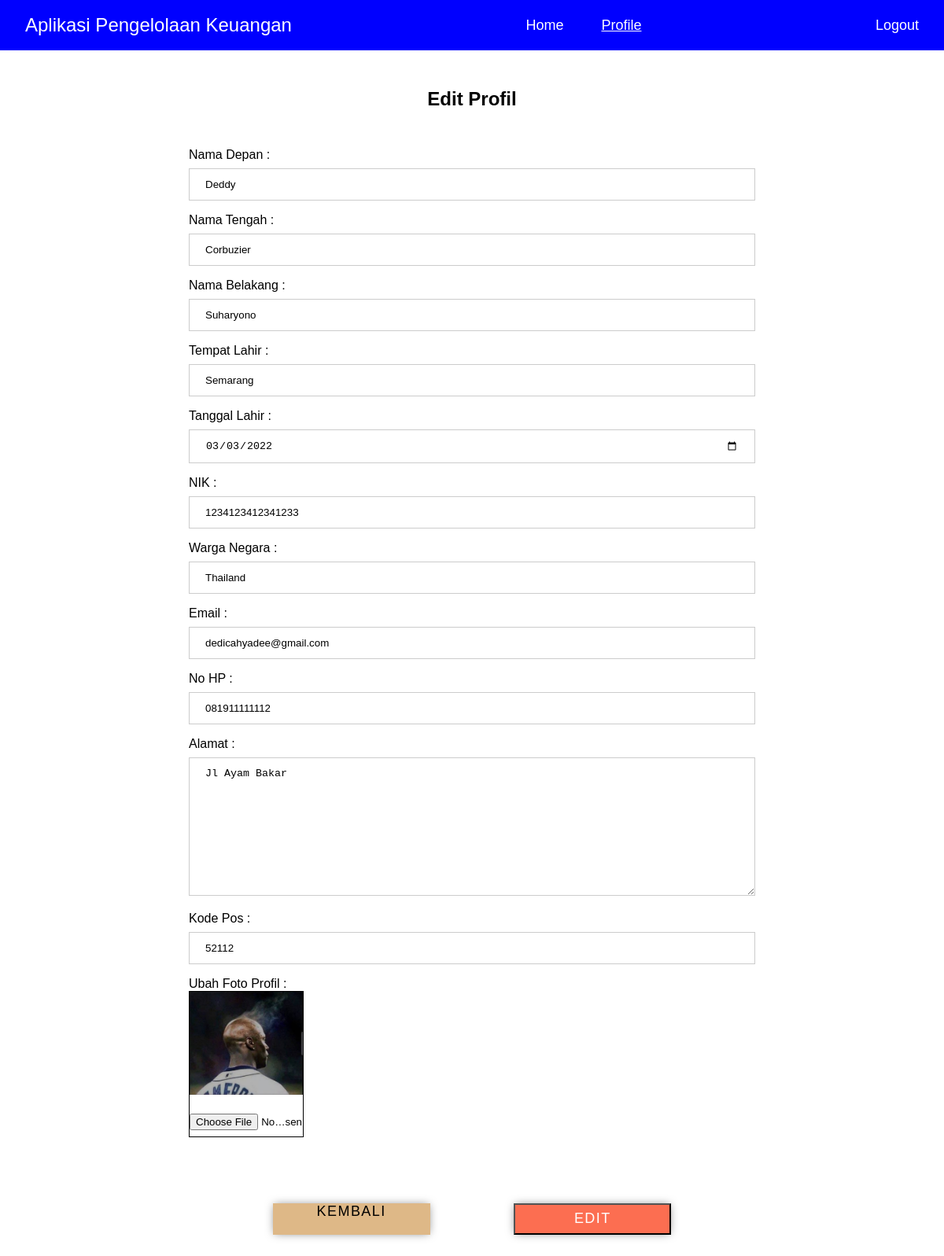
/edit.php (signed in), run on the app's committed database.
### tables this page shows
CREATE TABLE `user` (
  `nik` char(16) DEFAULT NULL,
  `namaDepan` varchar(32) DEFAULT NULL,
  `namaTengah` varchar(32) DEFAULT NULL,
  `namaBelakang` varchar(32) DEFAULT NULL,
  `tempatLahir` varchar(32) DEFAULT NULL,
  `tanggalLahir` date DEFAULT NULL,
  `wargaNegara` varchar(32) DEFAULT NULL,
  `email` varchar(32) DEFAULT NULL,
  `noHp` varchar(16) DEFAULT NULL,
  `alamat` text DEFAULT NULL,
  `kodePos` int(5) DEFAULT NULL,
  `fotoProfil` varchar(128) DEFAULT NULL,
  `username` varchar(32) NOT NULL,
  `password` varchar(32) DEFAULT NULL
);

### edit.php (the view, shortened to what this page needs)
<?php
    include("config.php");
    $str_query = "select * from user where username = '".$_SESSION['accountKey']."'";
    $query = mysqli_query($connection, $str_query);
    $row = mysqli_fetch_array($query);
?>
<!DOCTYPE html>
<html lang="en">
<head>
    <link rel="stylesheet" href="style.css">
</head>
<body>
    <div class="navbar">
        <div class="appName">
            Aplikasi Pengelolaan Keuangan
        </div>
        <div class="direct">
            <div class="homeDirect">
                <a href="home.php">Home</a>
            </div>
            <div class="profile">
            <a href="profile.php">Profile</a>
            </div>
        </div>
        <div class="logout">
            <a href="logout.php">Logout</a>
        </div>
    </div>
    <div class="profileEdit">
        <div class="headerEdit">
            <h2>Edit Profil</h2>
        </div>
    </div>
    <div class="editForm">
        <form action="prosesEdit.php" method="post" enctype="multipart/form-data">
            <div class="editContent">
                Nama Depan :
                <input type="text" name="namaDepan" value="<?php echo $row['namaDepan']; ?>">
            </div>
            <div class="editContent">
                Nama Tengah :
                <input type="text" name="namaTengah" value="<?php echo $row['namaTengah']; ?>">
            </div>
            <div class="editContent">
                <p>Nama Belakang : </p>
                <input type="text" name="namaBelakang" value="<?php echo $row['namaBelakang']; ?>">
            </div>
            <div class="editContent">
                <p>Tempat Lahir : </p>
                <input type="text" name="tempatLahir" value="<?php echo $row['tempatLahir']; ?>">
            </div>
            <div class="editContent">
                <p>Tanggal Lahir : </p>
                <input type="date" name="tanggalLahir" value="<?php echo $row['tanggalLahir']; ?>">
            </div>
            <div class="editContent">
                <p>NIK : </p>
                <input type="number" name="nik" value="<?php echo $row['nik']; ?>">
            </div>
            <div class="editContent">
                <p>Warga Negara : </p>
                <input type="text" name="wargaNegara" value="<?php echo $row['wargaNegara']; ?>">
            </div>
            <div class="editContent">
                <p>Email : </p>
                <input type="email" name="email" value="<?php echo $row['email']; ?>">
            </div>
            <div class="editContent">
                <p>No HP : </p>
                <input type="number" name="noHp" value="<?php echo $row['noHp']; ?>">
            </div>
            <div class="editContent">
                <p>Alamat : </p>
                <textarea name="alamat" id="" cols="30" rows="10"><?php echo $row['alamat']; ?></textarea>
            </div>
            <div class="editContent">
                <p>Kode Pos : </p>
                <input type="number" name="kodePos" value="<?php echo $row['kodePos']; ?>">
            </div>
            <div class="editContent">
                <p>Ubah Foto Profil : </p>
                <div class="editImage">
                    <img src="terupload/<?php echo $row['fotoProfil']; ?>" alt="fotoProfil" >
                    <input type="file" name="fotoProfil" accept="image/*">
                </div>
            </div>
            <br><br>
            <div class="buttonMenu">
                <div class="kembaliBtn">
                    <a href="profile.php">
                        Kembali
                    </a>
                </div>
                <div class="registerBtn">
                    <input type="submit" value="Edit" name="Edit">
                </div>
            </div>
        </form>
    </div>
</body>
</html>

### style.css (style rules this page uses)
* { margin: 0; padding: 0; }
body { font-family: sans-serif; }
.buttonMenu { padding-bottom: 5rem; }
.registerBtn input[type=submit] { width: 200px; height: 40px; box-shadow: 0px 0px 12px -2px rgba(0,0,0,0.5); background: #FC6E51; text-decoration: none; color: white; font-size: 18px; letter-spacing: .08em; text-transform: uppercase; position: relative; transition: background-color .6s ease; overflow: hidden; }
.buttonMenu { padding-top: 3rem; display: flex; flex-direction: row; margin-left: auto; margin-right: auto; justify-content: space-evenly; }
.kembaliBtn { width: 200px; height: 40px; box-shadow: 0px 0px 12px -2px rgba(0,0,0,0.5); background: burlywood; text-align: center; align-items: center; }
.kembaliBtn a { text-decoration: none; color: black; letter-spacing: .08em; text-transform: uppercase; font-size: 18px; }
.navbar { background-color: blue; height: 4rem; display: flex; flex-direction: row; justify-content: space-between; vertical-align:middle; align-items: center; text-align: center; }
.direct { display: flex; flex-direction: row; color: white; }
.appName { margin-left: 2rem; color: white; font-size: 24px; }
.logout a { color: white; text-decoration: none; padding-right: 2rem; font-size: 18px; }
.homeDirect a { color: white; font-size: 18px; text-decoration: none; }
.profile a { color: white; padding-left: 3rem; font-size: 18px; }
.profileEdit h2 { text-align: center; margin-top: 3rem; margin-bottom: 3rem; }
.editForm { justify-content: center; margin-left: 20%; margin-right: 20%; }
.editForm input[type=text], .editForm input[type=date], .editForm input[type=number], .editForm input[type=email], .editForm textarea { width: 100%; padding: 12px 20px; margin: 8px 0; display: inline-block; border: 1px solid #ccc; box-sizing: border-box; }
.editContent { margin-top: 0.5rem; }
.editForm input[type=file] { width: 100%; padding-top: 12px; margin: 8px 0; display: inline-block; box-sizing: border-box; }
.editImage { width: 20%; border: solid 1px black; }
.editImage img { width: 100%; }

### data on the page
user: namaDepan "Deddy", namaTengah "Corbuzier", namaBelakang "Suharyono", tempatLahir "Semarang", tanggalLahir "03/03/2022", nik "1234123412341233", wargaNegara "Thailand", email "dedicahyadee@gmail.com", noHp "081911111112", alamat "Jl Ayam Bakar", kodePos "52112", fotoProfil (picture)
